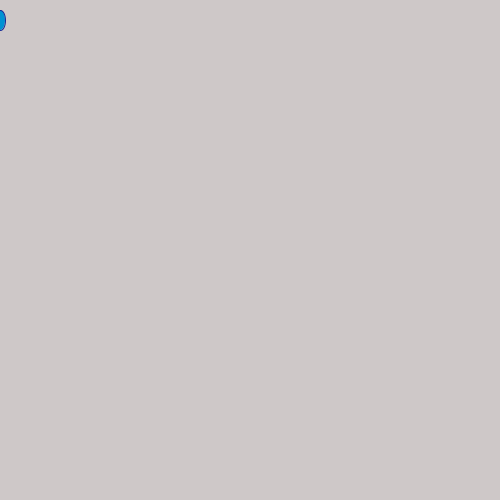
Frame 1 (no input)
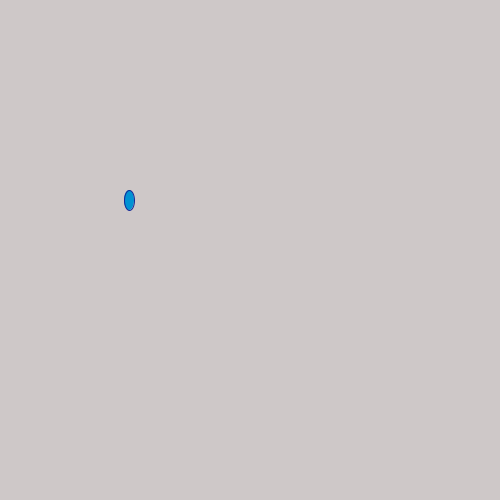
Frame 60 (the mouse pressed at the canvas centre just before this capture)
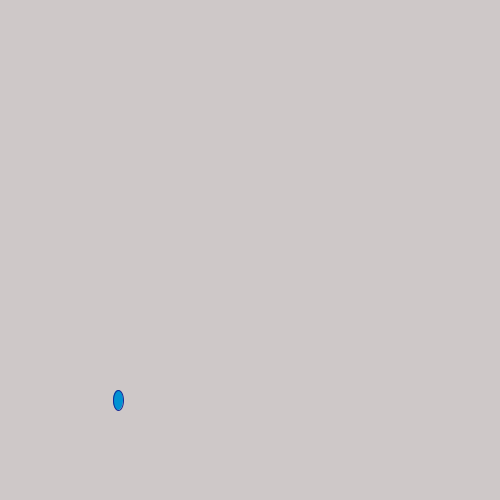
Frame 120 (the mouse held since frame 60 and released just before this capture)

The Processing sketch that drew these frames (run headless with seeded random() and noise(); from frame 60 on, the mouse is pressed at the canvas centre):

// Processing sketch: rainGame
// ── rainGame.pde

int score = 0;
int x;
int y = 0;
int counter=0;
int xPos;
int yPos;

void setup(){
size(500,500);
background(206,200,200);
}

void draw(){
xPos = mouseX;
yPos = mouseY;
if(mousePressed){
rect( xPos,  yPos, 75, 100);
counter++;
}


if(y==height){
  y=0;
  x = (int) random(width);
  background(206,200,200);
}else if(y!=height){
  background(206,200,200);
}

 fill(0,146,211);
 stroke(20,40,150);
 ellipse(x,y+=20,10,20);

}


void checkCatch(int x){
 
     if (xPos > mouseX && xPos < mouseX+100)
          score++;
     else if (score > 0) 
          score--;
     
     println("Your score is now: " + score); 
     fill(100, 100, 100);
     textSize(30);
     text("Score: " + score, width/2, height/2);
    

}
